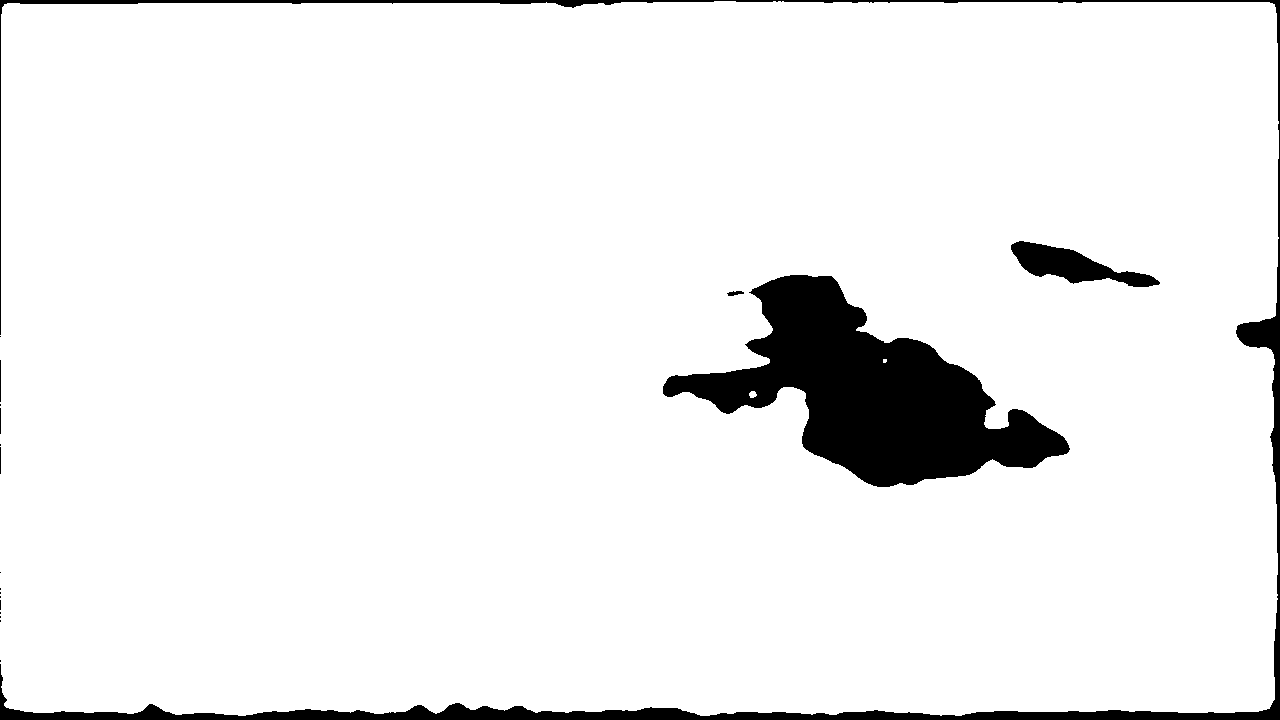

Recreate this plot in Python.
import argparse
import logging
import os

import numpy as np
import torch
import torch.nn.functional as F
from PIL import Image
from torchvision import transforms

from utils.data_loading import BasicDataset
from unet import UNet
from utils.utils import plot_img_and_mask

def predict_img(net,
                full_img,
                device,
                scale_factor=1,
                out_threshold=0.5):
    net.eval()
    img = torch.from_numpy(BasicDataset.preprocess(None, full_img, scale_factor, is_mask=False))
    img = img.unsqueeze(0)
    img = img.to(device=device, dtype=torch.float32)

    with torch.no_grad():
        output = net(img).cpu()
        output = F.interpolate(output, (full_img.size[1], full_img.size[0]), mode='bilinear')
        if net.n_classes > 1:
            mask = output.argmax(dim=1)
        else:
            mask = torch.sigmoid(output) > out_threshold

    return mask[0].long().squeeze().numpy()


def get_args():
    parser = argparse.ArgumentParser(description='Predict masks from input images')
    parser.add_argument('--model', '-m', default='MODEL.pth', metavar='FILE',
                        help='Specify the file in which the model is stored')
    parser.add_argument('--input', '-i', metavar='INPUT', nargs='+', help='Filenames of input images', required=True)
    parser.add_argument('--output', '-o', metavar='OUTPUT', nargs='+', help='Filenames of output images')
    parser.add_argument('--viz', '-v', action='store_true',
                        help='Visualize the images as they are processed')
    parser.add_argument('--no-save', '-n', action='store_true', help='Do not save the output masks')
    parser.add_argument('--mask-threshold', '-t', type=float, default=0.5,
                        help='Minimum probability value to consider a mask pixel white')
    parser.add_argument('--scale', '-s', type=float, default=0.5,
                        help='Scale factor for the input images')
    parser.add_argument('--bilinear', action='store_true', default=False, help='Use bilinear upsampling')
    parser.add_argument('--classes', '-c', type=int, default=2, help='Number of classes')
    
    return parser.parse_args()


def get_output_filenames(args):
    def _generate_name(fn):
        return f'{os.path.splitext(fn)[0]}_OUT.png'

    return args.output or list(map(_generate_name, args.input))


def mask_to_image(mask: np.ndarray, mask_values):
    if isinstance(mask_values[0], list):
        out = np.zeros((mask.shape[-2], mask.shape[-1], len(mask_values[0])), dtype=np.uint8)
    elif mask_values == [0, 1]:
        out = np.zeros((mask.shape[-2], mask.shape[-1]), dtype=bool)
    else:
        out = np.zeros((mask.shape[-2], mask.shape[-1]), dtype=np.uint8)

    if mask.ndim == 3:
        mask = np.argmax(mask, axis=0)

    for i, v in enumerate(mask_values):
        out[mask == i] = v
    out = np.stack((out,)*3, axis=-1)
    return Image.fromarray(out)


if __name__ == '__main__':
    args = get_args()
    logging.basicConfig(level=logging.INFO, format='%(levelname)s: %(message)s')

    in_files = args.input
    out_files = get_output_filenames(args)

    net = UNet(n_channels=3, n_classes=args.classes, bilinear=args.bilinear)

    device = torch.device('cuda' if torch.cuda.is_available() else 'cpu')
    logging.info(f'Loading model {args.model}')
    logging.info(f'Using device {device}')

    net.to(device=device)
    state_dict = torch.load(args.model, map_location=device)
    mask_values = state_dict.pop('mask_values', [0, 1])
    net.load_state_dict(state_dict)

    logging.info('Model loaded!')

    for i, filename in enumerate(in_files):
        logging.info(f'Predicting image {filename} ...')
        img = Image.open(filename)
        print(img.size)
        mask = predict_img(net=net,
                           full_img=img,
                           scale_factor=args.scale,
                           out_threshold=args.mask_threshold,
                           device=device)

        if not args.no_save:
            out_filename = out_files[i]
            result = mask_to_image(mask, mask_values)
            result.save(out_filename)
            logging.info(f'Mask saved to {out_filename}')

        if args.viz:
            logging.info(f'Visualizing results for image {filename}, close to continue...')
            plot_img_and_mask(img, mask)
